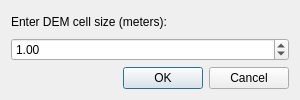
<?xml version="1.0" encoding="UTF-8"?>
<ui version="4.0">
    <class>BareEarthDemDialog</class>
    <widget class="QDialog" name="BareEarthDemDialog">
        <property name="geometry">
            <rect>
                <x>0</x>
                <y>0</y>
                <width>300</width>
                <height>100</height>
            </rect>
        </property>
        <property name="windowTitle">
            <string>Bare Earth DEM Settings</string>
        </property>
        <layout class="QVBoxLayout" name="verticalLayout">
            <item>
                <widget class="QLabel" name="label">
                    <property name="text">
                        <string>Enter DEM cell size (meters):</string>
                    </property>
                </widget>
            </item>
            <item>
                <widget class="QDoubleSpinBox" name="cellSizeSpinBox">
                    <property name="decimals">
                        <number>2</number>
                    </property>
                    <property name="minimum">
                        <double>0.10</double>
                    </property>
                    <property name="maximum">
                        <double>1000.00</double>
                    </property>
                    <property name="singleStep">
                        <double>0.10</double>
                    </property>
                    <property name="value">
                        <double>1.00</double>
                    </property>
                    <property name="toolTip">
                        <string>Specify the cell size for the generated DEM in meters. The smaller the cell size, the higher its resolution and detail, but it may also increase processing time and file size</string>
                    </property>
                </widget>
            </item>
            <item>
                <widget class="QDialogButtonBox" name="buttonBox">
                    <property name="orientation">
                        <enum>Qt::Horizontal</enum>
                    </property>
                    <property name="standardButtons">
                        <set>QDialogButtonBox::Cancel|QDialogButtonBox::Ok</set>
                    </property>
                </widget>
            </item>
        </layout>
    </widget>
<resources/>
<connections>
<connection>
<sender>buttonBox</sender>
<signal>accepted()</signal>
<receiver>BareEarthDemDialog</receiver>
<slot>accept()</slot>
<hints>
<hint type="sourcelabel">
    <x>220</x>
    <y>100</y>
</hint>
<hint type="destinationlabel">
    <x>150</x>
    <y>60</y>
</hint>
</hints>
</connection>
<connection>
<sender>buttonBox</sender>
<signal>rejected()</signal>
<receiver>BareEarthDemDialog</receiver>
<slot>reject()</slot>
<hints>
<hint type="sourcelabel">
    <x>260</x>
    <y>100</y>
</hint>
<hint type="destinationlabel">
    <x>150</x>
    <y>60</y>
</hint>
</hints>
</connection>
</connections>
</ui>
